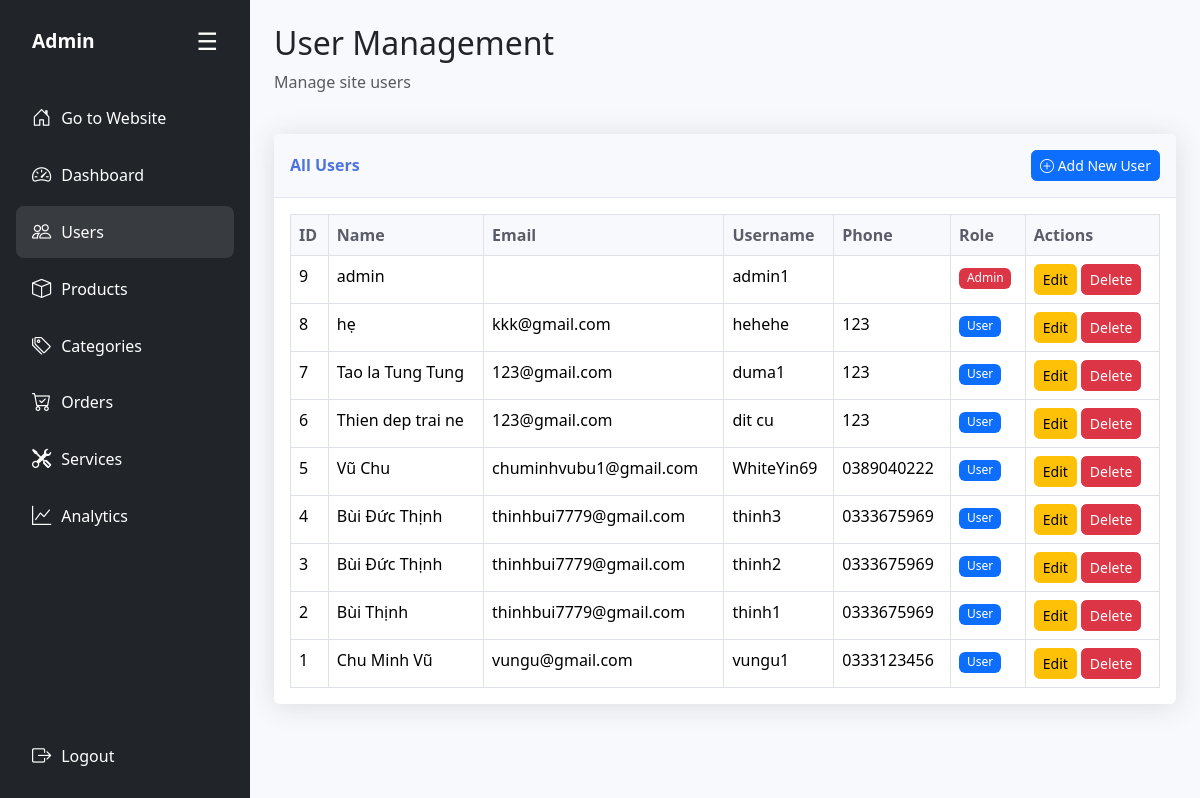
/admin/modules/users.php (signed in), run on an earlier commit of the app's database.
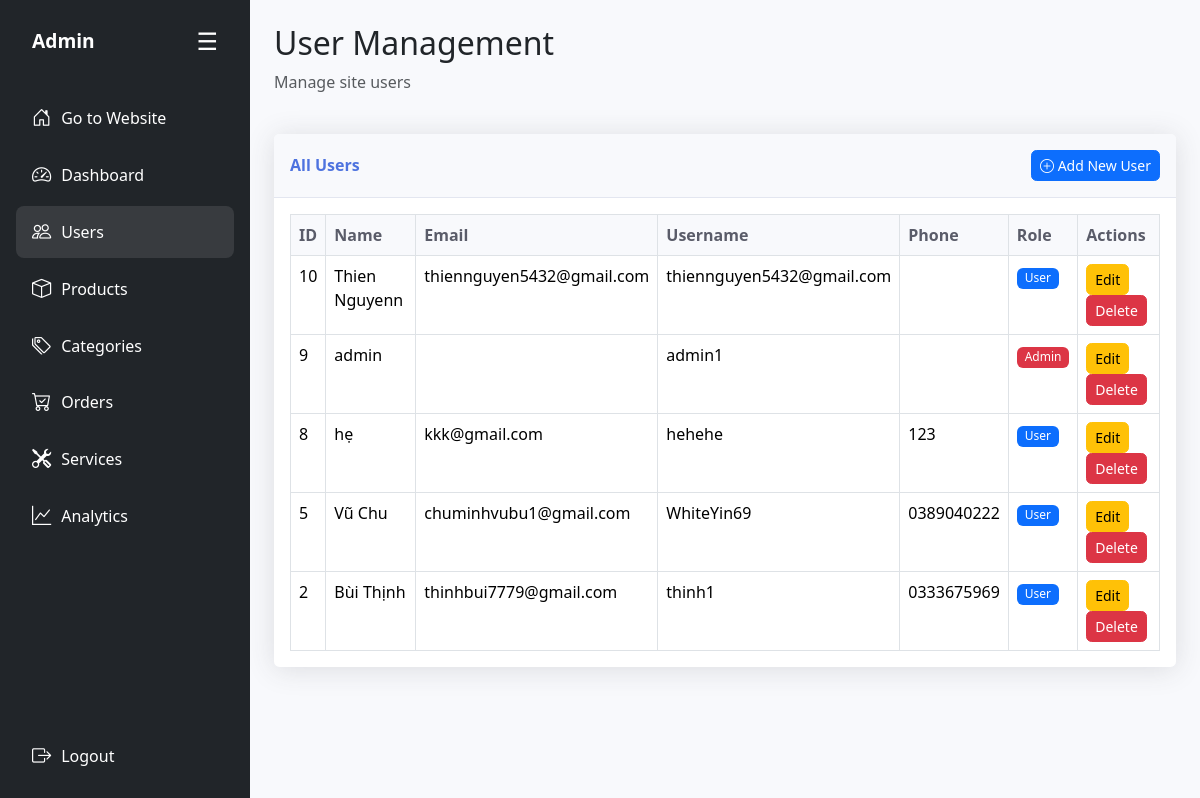
And on a later commit of the database.
### tables this page shows
CREATE TABLE `site_user` (
  `id` int(11) NOT NULL,
  `name` varchar(50) DEFAULT NULL,
  `address` varchar(255) DEFAULT NULL,
  `email` varchar(255) NOT NULL,
  `phone` varchar(50) DEFAULT NULL,
  `username` varchar(50) NOT NULL,
  `password` varchar(255) NOT NULL,
  `role` tinyint(1) NOT NULL DEFAULT 0,
  `reset_token` varchar(64) DEFAULT NULL
);

### admin/modules/users.php (the view, shortened to what this page needs)
<?php
$current_page = 'users';
require_once '../includes/admin-layout.php';
$action = $_POST['action'] ?? $_GET['action'] ?? 'list';
?>
<div class="row mb-4">
    <div class="col-12">
        <h2>User Management</h2>
        <p class="text-muted">Manage site users</p>
    </div>
</div>
<?php if ($action == 'add'): ?>
<div class="row">
    <div class="col-lg-8">
        <div class="card shadow">
            <div class="card-header">
                <h6 class="m-0 font-weight-bold text-primary">Add New User</h6>
            </div>
            <div class="card-body">
                <form method="POST" action="users.php?action=add">
                    <div class="row">
                        <div class="col-md-6 mb-3">
                            <label>Full Name</label>
                            <input type="text" class="form-control" name="name" required>
                        </div>
                        <div class="col-md-6 mb-3">
                            <label>Email</label>
                            <input type="email" class="form-control" name="email" required>
                        </div>
                    </div>
                    <div class="row">
                        <div class="col-md-6 mb-3">
                            <label>Phone</label>
                            <input type="text" class="form-control" name="phone">
                        </div>
                        <div class="col-md-6 mb-3">
                            <label>Username</label>
                            <input type="text" class="form-control" name="username" required>
                        </div>
                    </div>
                    <div class="row">
                        <div class="col-md-6 mb-3">
                            <label>Password</label>
                            <input type="password" class="form-control" name="password" required>
                        </div>
                        <div class="col-md-6 mb-3">
                            <label>Role</label>
                            <select class="form-control" name="role">
                                <option value="1">User</option>
                                <option value="0">Admin</option>
                            </select>
                        </div>
                    </div>
                    <div class="mb-3">
                        <label>Address</label>
                        <textarea class="form-control" name="address" rows="3"></textarea>
                    </div>
                    <button type="submit" class="btn btn-primary">Add User</button>
                    <button type="button" onclick="location.href='users.php'" class="btn btn-secondary">Cancel</button>
                </form>
            </div>
        </div>
    </div>
</div>
<?php else: ?>
<div class="row">
    <div class="col-12">
        <div class="card shadow">
            <div class="card-header py-3 d-flex flex-row align-items-center justify-content-between">
                <h6 class="m-0 font-weight-bold text-primary">All Users</h6>
                <a href="users.php?action=add" class="btn btn-primary btn-sm">
                    <i class="bi bi-plus-circle"></i> Add New User
                </a>
            </div>
            <div class="card-body">
                <div class="table-responsive">
                    <table class="table table-bordered" id="usersTable">
                        <thead>
                            <tr>
                                <th>ID</th>
                                <th>Name</th>
                                <th>Email</th>
                                <th>Username</th>
                                <th>Phone</th>
                                <th>Role</th>
                                <th>Actions</th>
                            </tr>
                        </thead>
                        <tbody>
                            <?php
                            try {
                                $stmt = $conn->prepare("SELECT * FROM site_user ORDER BY id DESC");
                                $stmt->execute();
                                while ($user = $stmt->fetch(PDO::FETCH_ASSOC)) {
                                    $role_text = $user['role'] == 0 ? 'Admin' : 'User';
                                    $role_color = $user['role'] == 0 ? 'danger' : 'primary';
                                    echo "<tr>";
                                    echo "<td>{$user['id']}</td>";
                                    echo "<td>{$user['name']}</td>";
                                    echo "<td>{$user['email']}</td>";
                                    echo "<td>{$user['username']}</td>";
                                    echo "<td>{$user['phone']}</td>";
                                    echo "<td><span class='badge bg-{$role_color}'>{$role_text}</span></td>";
                                    echo "<td>";
                                    echo "<a href='users.php?action=edit&id={$user['id']}' class='btn btn-sm btn-warning me-1'>Edit</a>";
                                    echo "<a href='users.php?action=delete&id={$user['id']}' class='btn btn-sm btn-danger' onclick='return confirm(\"Are you sure you want to delete this user?\")'>Delete</a>";
                                    echo "</td>";
                                    echo "</tr>";
                                }
                            } catch (Exception $e) {
                                echo "<tr><td colspan='7' class='text-center text-danger'>Error loading users: {$e->getMessage()}</td></tr>";
                            }
                            ?>
                        </tbody>
                    </table>
                </div>
            </div>
        </div>
    </div>
</div>
<?php endif; ?>
<?php require_once '../includes/admin-layout-footer.php'; ?>

### admin/includes/admin-layout.php (shortened to what this page needs)
<?php
$current_dir = basename(dirname($_SERVER['PHP_SELF']));
$base_path = '';
$dashboard_path = '';
if ($current_dir == 'home-page') {
    $base_path = '../modules/';
    $dashboard_path = 'admin.php';
} elseif ($current_dir == 'modules') {
    $base_path = '';
    $dashboard_path = '../home-page/admin.php';
}
$current_page = $current_page ?? 'dashboard';
?>
<!DOCTYPE html>
<html lang="en">
<head>
    <link href="https://cdn.jsdelivr.net/npm/bootstrap@5.3.3/dist/css/bootstrap.min.css" rel="stylesheet">
    <link href="https://cdn.jsdelivr.net/npm/bootstrap-icons@1.11.1/font/bootstrap-icons.css" rel="stylesheet">
    <link rel="stylesheet" href="../../asset/admin-style.css">
</head>
<body>
    <div class="d-flex">
        <div id="sidebar" class="bg-dark text-white p-3 sidebar d-flex flex-column justify-content-between">
            <div>
                <div class="d-flex justify-content-between align-items-center mb-4 sidebar-header">
                    <h5 class="mb-0 title">Admin</h5>
                    <span id="toggleSidebar" class="sidebar-toggle text-white">&#9776;</span>
                </div>
                <ul class="nav flex-column">
                    <li class="nav-item">
                        <a href="../../index.php" class="nav-link text-white"><i class="bi bi-house-door"></i> <span>Go to Website</span></a>
                    </li>
                    <li class="nav-item">
                        <a href="<?php echo $dashboard_path; ?>" class="nav-link text-white <?php echo $current_page == 'dashboard' ? 'active' : ''; ?>"><i class="bi bi-speedometer2"></i> <span>Dashboard</span></a>
                    </li>
                    <li class="nav-item">
                        <a href="<?php echo $base_path; ?>users.php" class="nav-link text-white <?php echo $current_page == 'users' ? 'active' : ''; ?>"><i class="bi bi-people"></i> <span>Users</span></a>
                    </li>
                    <li class="nav-item">
                        <a href="<?php echo $base_path; ?>products.php" class="nav-link text-white <?php echo $current_page == 'products' ? 'active' : ''; ?>"><i class="bi bi-box"></i> <span>Products</span></a>
                    </li>
                    <li class="nav-item">
                        <a href="<?php echo $base_path; ?>categories.php" class="nav-link text-white <?php echo $current_page == 'categories' ? 'active' : ''; ?>"><i class="bi bi-tags"></i> <span>Categories</span></a>
                    </li>
                    <li class="nav-item">
                        <a href="<?php echo $base_path; ?>orders.php" class="nav-link text-white <?php echo $current_page == 'orders' ? 'active' : ''; ?>"><i class="bi bi-cart-check"></i> <span>Orders</span></a>
                    </li>
                    <li class="nav-item">
                        <a href="<?php echo $base_path; ?>services.php" class="nav-link text-white <?php echo $current_page == 'services' ? 'active' : ''; ?>"><i class="bi bi-tools"></i> <span>Services</span></a>
                    </li>
                    <li class="nav-item">
                        <a href="<?php echo $base_path; ?>analytics.php" class="nav-link text-white <?php echo $current_page == 'analytics' ? 'active' : ''; ?>"><i class="bi bi-graph-up"></i> <span>Analytics</span></a>
                    </li>
                </ul>
            </div>
            <div class="mt-auto">
                <a href="../../Logout.php" class="nav-link text-white"><i class="bi bi-box-arrow-right"></i> <span>Logout</span></a>
            </div>
        </div>
        <div class="content flex-fill p-4">
            <div id="admin-content">

### admin/includes/admin-layout-footer.php (shortened to what this page needs)
            </div>
        </div>
    </div>
</body>
</html>

### asset/admin-style.css (style rules this page uses)
body { min-height: 100vh; margin: 0; font-family: 'Segoe UI', Tahoma, Geneva, Verdana, sans-serif; }
.sidebar { height: 100vh; width: 250px; transition: all 0.3s; background-color: #212529; color: white; position: fixed; top: 0; left: 0; overflow-y: auto; z-index: 1000; }
.sidebar-header { height: 50px; padding: 0 1rem; }
.sidebar-header .title { font-size: 1.2rem; font-weight: bold; }
.sidebar-toggle { cursor: pointer; font-size: 1.5rem; }
.nav-link { color: white; padding: 0.75rem 1rem; display: flex; align-items: center; gap: 10px; transition: all 0.3s; border-radius: 0.5rem; margin: 2px 0; }
.nav-link.active { background-color: rgba(255, 255, 255, 0.15); color: white; }
.sidebar .nav-link i { font-size: 1.2rem; transition: font-size 0.3s; }
.content { margin-left: 250px; transition: all 0.3s; padding: 2rem; min-height: 100vh; background-color: #f8f9fc; }
.card { box-shadow: 0 0.15rem 1.75rem 0 rgba(58, 59, 69, 0.15); border: none; border-radius: 0.35rem; }
.card-header { background-color: #f8f9fc; border-bottom: 1px solid #e3e6f0; }
.table { margin-bottom: 0; }
.table th { background-color: #f8f9fc; border-top: none; font-weight: 600; color: #5a5c69; }
.badge { font-size: 0.75rem; font-weight: 500; }
.btn { font-weight: 500; border-radius: 0.35rem; }

### admin/includes/admin-layout-footer.php (style rules this page uses)
.text-primary { color: #4e73df !important; }
.nav-link.active { background-color: rgba(255, 255, 255, 0.1) !important; }
.font-weight-bold { font-weight: 700 !important; }
.shadow { box-shadow: 0 0.15rem 1.75rem 0 rgba(58, 59, 69, 0.15) !important; }

What changed in the data, as far as the page shows it:
removed site_user: id "7", name "Tao la Tung Tung", email "123@gmail.com", username "duma1", phone "123", role "User"
removed site_user: id "6", name "Thien dep trai ne", email "123@gmail.com", username "dit cu", phone "123", role "User"
removed site_user: id "4", name "Bùi Đức Thịnh", email "thinhbui7779@gmail.com", username "thinh3", phone "0333675969", role "User"
removed site_user: id "3", name "Bùi Đức Thịnh", email "thinhbui7779@gmail.com", username "thinh2", phone "0333675969", role "User"
removed site_user: id "1", name "Chu Minh Vũ", email "vungu@gmail.com", username "vungu1", phone "0333123456", role "User"
added site_user: id "10", name "Thien Nguyenn", email "thiennguyen5432@gmail.com", username "thiennguyen5432@gmail.com", role "User"
